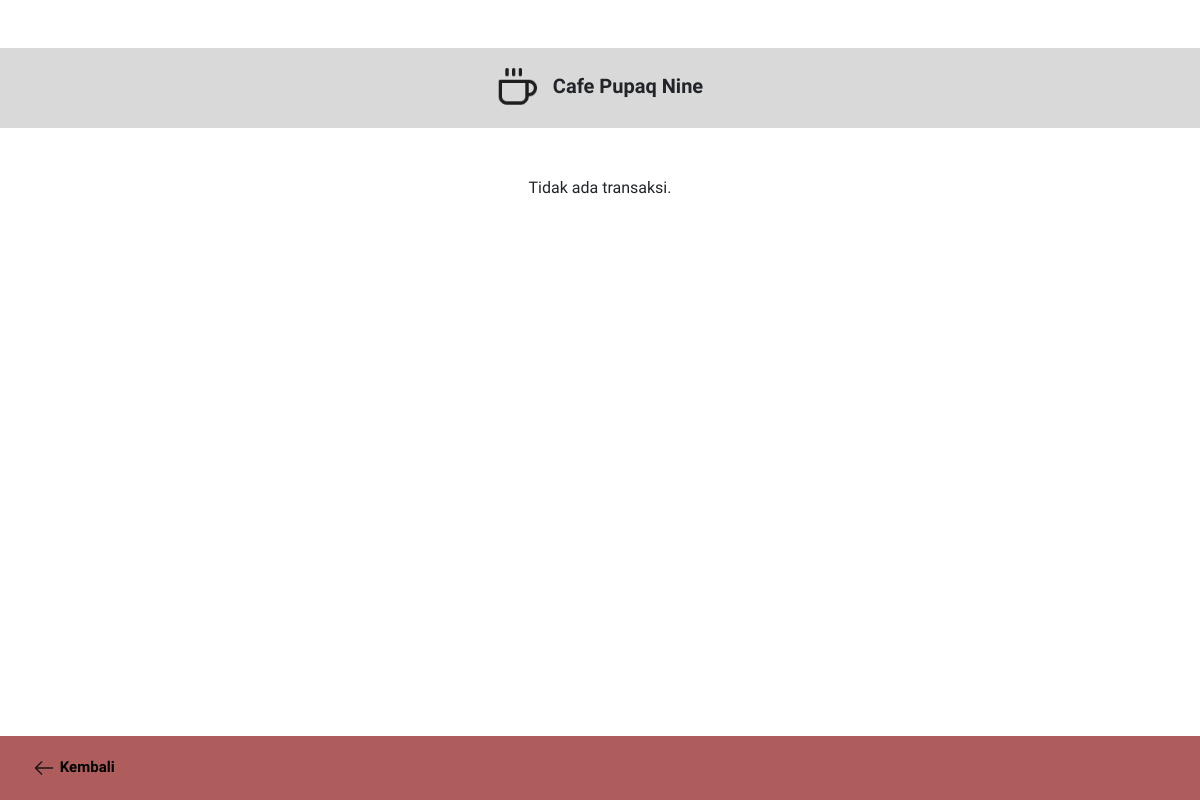
The page /modul/admin/pesanan/pesanan_admin.php on the database as committed earlier.
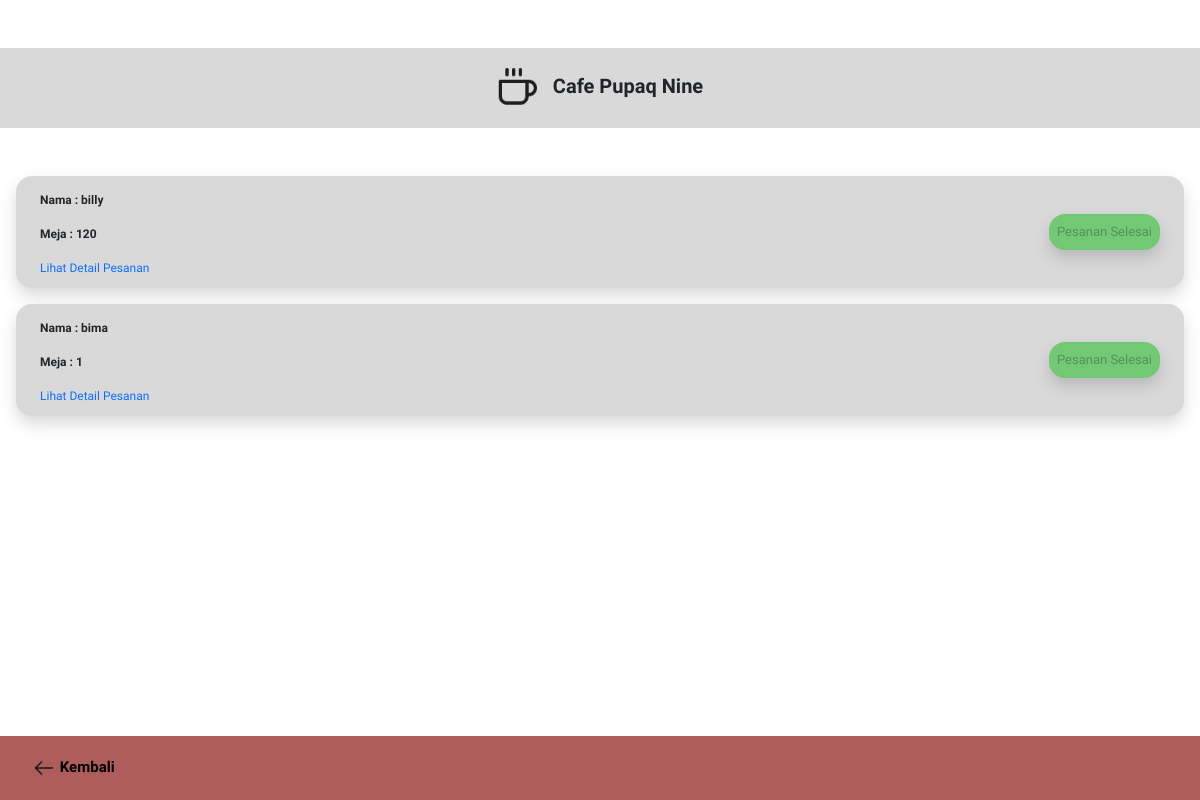
The same page on the database as committed later.
### tables this page shows
CREATE TABLE `transaksi` (
  `id_transaksi` int(11) NOT NULL,
  `username` varchar(50) DEFAULT NULL,
  `meja` varchar(10) DEFAULT NULL,
  `total_harga` decimal(10,2) DEFAULT NULL,
  `tanggal` datetime DEFAULT current_timestamp(),
  `status` enum('Menunggu','Siap','Diantar','Selesai') DEFAULT 'Menunggu',
  `waktu` datetime DEFAULT current_timestamp()
);

### modul/admin/pesanan/pesanan_admin.php (the view, shortened to what this page needs)
<?php
include '../../../config/koneksi.php';
$query = "SELECT * FROM transaksi ORDER BY waktu DESC";
$result = mysqli_query($koneksi, $query);
?>
<!DOCTYPE html>
<html lang="en">
<head>
    <link href="https://cdn.jsdelivr.net/npm/bootstrap@5.3.6/dist/css/bootstrap.min.css" rel="stylesheet">
</head>
<body style="font-family: 'Inknut Antiqua', serif;">
    <section class="mb-5">
        <div class="d-flex justify-content-center align-items-center gap-3" style="background-color: #D9D9D9;width: 100%;height: 5em;margin-top: 3em;margin-bottom: 3em;">
            <img src="../../../public/admin/Coffee.png" alt="" style="width: 40px;">
            <h1 class="fw-bold text-center pt-1" style="font-size: 20px;">Cafe Pupaq Nine</h1>
        </div>
        <div class="d-flex flex-column justify-content-center align-items-center px-3 gap-3">
            <?php if (mysqli_num_rows($result) > 0): ?>
                <?php while ($row = mysqli_fetch_assoc($result)): ?>
                    <div class="rounded-4 d-flex justify-content-between align-items-center px-4 shadow" style="background-color: #D9D9D9;width: 100%;height: 7em;">
                        <div class="d-flex flex-column justify-content-center pt-1" style="font-size: 12px;height: 100%;">
                            <p class="fw-bold">Nama : <span><?php echo htmlspecialchars($row['username']); ?></span></p>
                            <p class="fw-bold">Meja : <span><?php echo htmlspecialchars($row['meja']); ?></span></p>
                            <a href="detail_pesanan_admin.php?id_transaksi=<?php echo $row['id_transaksi']; ?>" style="text-decoration: none;">Lihat Detail Pesanan</a>
                        </div>
                        <div>
                            <?php if ($row['status'] === 'Selesai'): ?>
                                <button class="p-2 rounded-4 shadow" style="border: none; background-color: #73C875;font-size: 13px;" disabled>Pesanan Selesai</button>
                            <?php endif; ?>
                        </div>
                    </div>
                <?php endwhile; ?>
            <?php else: ?>
                <p class="text-center">Tidak ada transaksi.</p>
            <?php endif; ?>
        </div>
    </section>
    <div class="tombol d-flex justify-content-between align-items-center" style="background-color: #AF5C5C; position: fixed; bottom: 0; width: 100%; height: 4em; padding: 2em;">
        <a href="../menu/menu_admin.php" class="fw-bold text-black" id="backButton" style="background-color: transparent;border: none;font-size: 15px;text-decoration: none;">
            <img src="../../../public/admin/kembali.png" alt="kembali">
            Kembali</a>
    </div>
</body>
</html>

Rows that differ between the two databases and show on the page:
added transaksi: username "billy", meja "120", status "Pesanan Selesai"
added transaksi: username "bima", meja "1", status "Pesanan Selesai"
Other text that changed with them:
text no longer shown: "Tidak ada transaksi."
